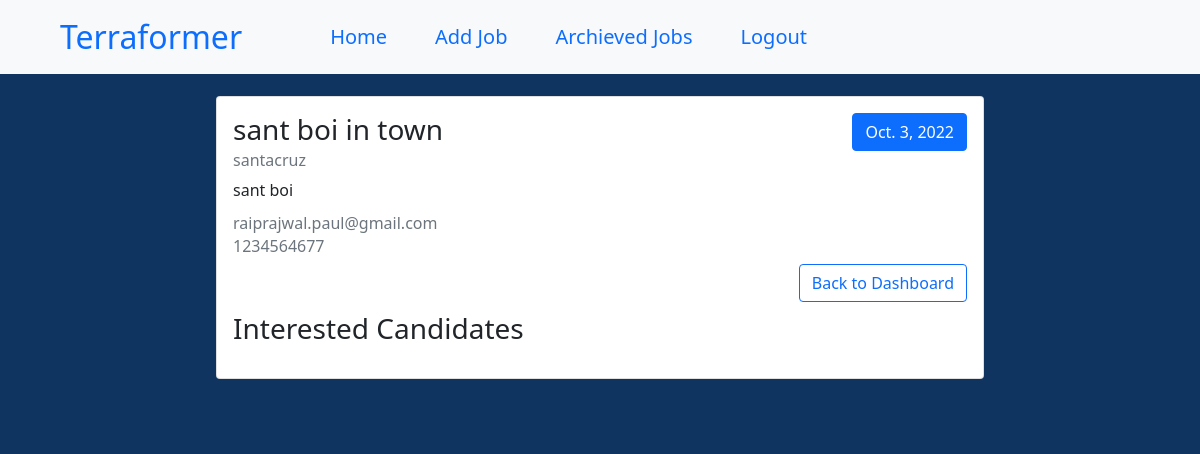
Page /candidates/1/18 (signed in) on the committed database.
### board/models.py (models this page shows, shortened)
class Job(models.Model):
    title = models.CharField(max_length=250)
    description = models.TextField(max_length=500)
    location = models.CharField(max_length=250)
    deadline = models.DateField()
    mobile = models.CharField(max_length=10)
    email = models.EmailField()
    is_archieved = models.BooleanField(default=False)
    people = models.ManyToManyField(get_user_model())

### board/views.py (the view)
# urls.py: path('candidates/<int:id>/<int:jobid>', views.candidates, name='candidates'),
def candidates(req, id, jobid):
    if id==1:
        user_group = Group.objects.get(name = 'Terraformers')
        category = 'Terraformer'
    else:
        user_group = Group.objects.get(name = 'Applicants')
        category = 'Applicant'
    user_group = Group.objects.get(name = 'Terraformers')
    if req.user.is_authenticated and user_group == req.user.groups.all()[0]:
        cadets = Job.objects.get(pk=jobid).people.all()
        job = Job.objects.get(pk=jobid)
        return render(req, 'candidates.html', {'category': category, 'candidates': cadets, 'group': id, 'job': job})
    else:
        messages.warning(req, "You are not authorized to view candidates.")
        return HttpResponseRedirect('/')

### board/templates/candidates.html (shortened to what this page needs)
{% extends 'base.html' %}
{% load static %}
{% block content %}
<div>
  <nav class="fixed-top navbar navbar-expand-lg bg-light px-5 py-2">
    <div class="container-fluid">
      <a class="navbar-brand fs-2" href="{% url 'home' %}">{{category}}</a>
      <div class="collapse navbar-collapse mx-5 fs-5" id="navbarNavAltMarkup">
        <div class="navbar-nav">
          <a class="mx-3 nav-link" aria-current="page" href="{%url 'home' %}">Home</a>
          {% if category == "Terraformer" %}
          <a class="mx-3 nav-link" aria-current="page" href="{%url 'add_job' group %}">Add Job</a>
          <a class="mx-3 nav-link" aria-current="page" href="{%url 'archieved_jobs' group %}">Archieved Jobs</a>
          {% endif %}
          <a class="mx-3 nav-link" href="{%url 'logout' %}">Logout</a>
        </div>
      </div>
    </div>
  </nav>
  <div class = "mt-5">
  <div class = "my-5">
    <div class="card my-4" style="width: 48rem;">
        <div class="card-body">
            <div class="d-flex justify-content-between">
                <div><h3 class="card-title">{{job.title}}</h3></div>
                <div><button type="button" class="btn btn-primary">
                  {{job.deadline}}
                </button></div>
            </div>
              <h6 class="card-subtitle mb-2 text-muted">{{job.location}}</h6>
              <p class="card-text">{{job.description}}</p>
              <h6 class="card-subtitle mb-2 text-muted">{{job.email}}</h6>
              <h6 class="card-subtitle mb-2 text-muted">{{job.mobile}}</h6>
            <div class="d-flex justify-content-between">
                <div><h3 class="card-title mt-5 mb-3">Interested Candidates</h3></div>
                <div><a class="btn btn-outline-primary" aria-current="page" href="{%url 'dashboard' group %}"> Back to Dashboard</a></div>
            </div>
      </div>
    </div>
  </div>
  </div>
</div>
{% endblock content %}

### board/static/css/core.css (style rules this page uses)
.main_bg { background: #0F3460; display: flex; justify-content: center; align-items: center; }

### rows in the picture
Job: title "sant boi in town", deadline "Oct. 3, 2022", location "santacruz", description "sant boi", email "raiprajwal.paul@gmail.com", mobile "1234564677"

### other values in the picture
{{ category }} "Terraformer"
